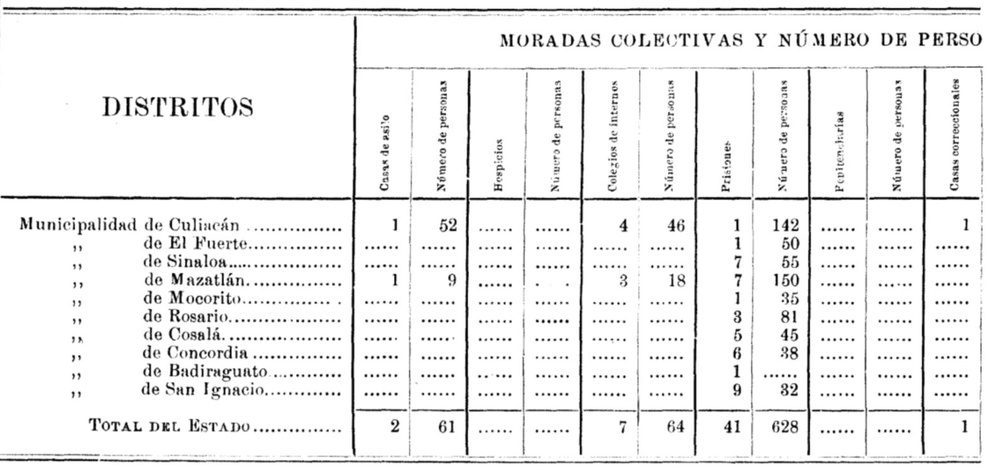
#> input picture src/textract/images/sample1.JPG, 1000 x 473 px, shrunk from 1592 x 753 before the run, found by its file name
$ jupyter execute image_processing.ipynb
#> lines starting #> are read from the running program, lines starting #| are printed output that depends on the picture
[cell 1]
import cv2
import numpy as np
import matplotlib.pyplot as plt

[cell 2]
file = "./images/sample1.jpg"

image = cv2.imread(file)
#> image is the input picture: shape (473, 1000, 3); min 0, max 255, mean 239.5

gray = cv2.cvtColor(image, cv2.COLOR_BGR2GRAY)
kernel = np.array([[0, -1, 0],
[-1, 5, -1],
[0, -1, 0]])
filtered_image = cv2.medianBlur(image, 1)

sharpened = cv2.filter2D(filtered_image, -1, kernel)
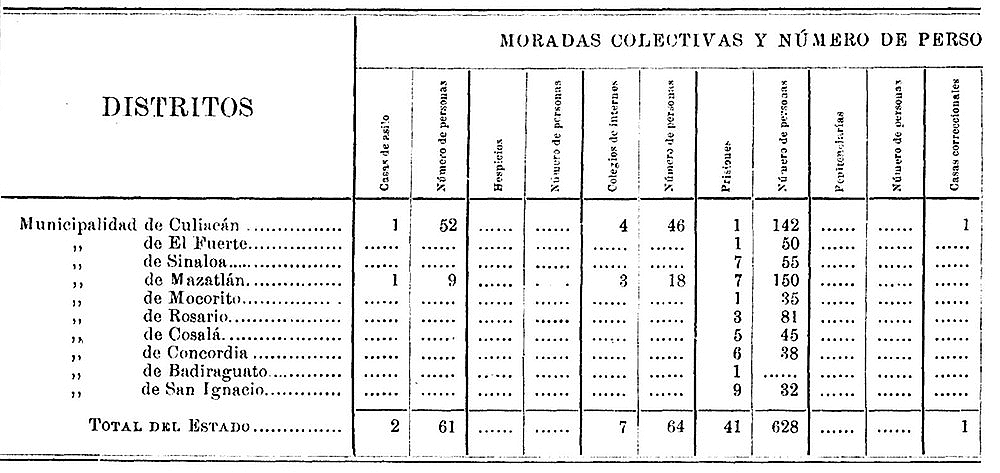
#> sharpened: shape (473, 1000, 3); min 0, max 255, mean 236.6
